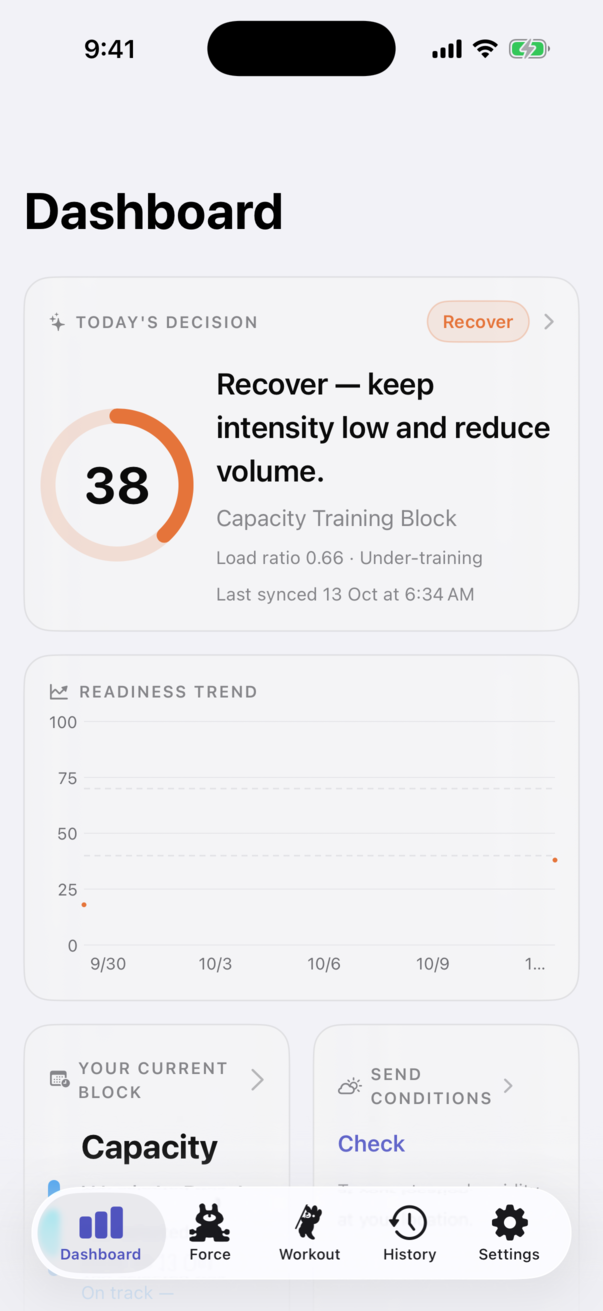
#> input picture design-output/1028/screens/before/17pro/before-dashboard-light.png, 603 x 1311 px; its folder holds only this picture in this run
$ python sheets.py
#> lines starting #> are read from the running program, lines starting #| are printed output that depends on the picture
#!/usr/bin/env python3
"""#1028 — labelled before/after comparison sheets from the captured screens.

Reads  design-output/1028/screens/{before,after}/<device>/<label>-<state>-<scheme>.png
Writes design-output/1028/sheets/<device>-<state>.png
       (before dark | after dark | before light | after light; a state with
       no before capture — new F5 tabs — renders after-only)
and    design-output/1028/sheets/<device>-overview-<scheme>.png (every after
       state of one device, one row, for a quick phone read).

Deterministic: fixed layout, fixed font, PNG without timestamps. Usage
(repo root): python3 design-output/1028/tools/sheets.py
"""
import os
import re
import sys

from PIL import Image, ImageDraw, ImageFont, PngImagePlugin

ROOT = os.path.abspath(os.path.join(os.path.dirname(__file__), "..", "..", ".."))
BASE = os.path.join(ROOT, "design-output", "1028")
SCREENS = os.path.join(BASE, "screens")
SHEETS = os.path.join(BASE, "sheets")

BG = (0x2A, 0x2B, 0x33)
INK = (0xF4, 0xF4, 0xF8)
MUTED = (0xB9, 0xBA, 0xC6)
TILE_W = {"17pro": 430, "se": 375, "watch": 260}
PAD = 22
HEAD = 64
CAP = 34

STATE_TITLES = {
    "force-disconnected": "Force · disconnected",
    "force-guided-idle": "Force · connected, Guided, nothing armed",
    "force-guided-armed": "Force · connected, Guided, armed",
    "force-recording": "Force · recording",
    "force-handsfree-armed": "Force · connected, Hands-free, armed (waiting for pull)",
    "force-interrupted": "Force · interrupted (F3)",
    "force-guided-armed-bottom": "Force · scrolled to end (F5)",
    "dashboard": "Dashboard · readiness 38, load 0.66 (#1022/#1023)",
    "dashboard-bottom": "Dashboard · scrolled to end (F5)",
    "workout-bottom": "Workout · scrolled to end (F5)",
    "history-bottom": "History · scrolled to end (F5)",
    "settings-bottom": "Settings · scrolled to end (F5)",
    "watch-status": "Watch · Home / status",
    "watch-forceConnected-gauge": "Watch · Force gauge, connected",
    "watch-forceLive-gauge": "Watch · Force gauge, live pull",
}
ORDER = list(STATE_TITLES)


def font(size, bold=False):
    for path in (
        "/System/Library/Fonts/SFNS.ttf",
        "/System/Library/Fonts/Helvetica.ttc",
    ):
        if os.path.exists(path):
            f = ImageFont.truetype(path, size)
            if bold:
                try:
                    f.set_variation_by_name("Semibold")
                except (OSError, ValueError):
                    pass
            return f
    return ImageFont.load_default()


def index(version, device):
    """{(state, scheme): path} for one version/device. Watch is dark-only."""
    folder = os.path.join(SCREENS, version, device)
    found = {}
    if not os.path.isdir(folder):
        return found
    for name in sorted(os.listdir(folder)):
        m = re.match(rf"{version}-(.+?)(?:-(dark|light))?\.png$", name)
        if m:
            found[(m.group(1), m.group(2) or "dark")] = os.path.join(folder, name)
    return found


def tile(path, width):
    img = Image.open(path).convert("RGB")
    height = round(img.height * width / img.width)
    return img.resize((width, height), Image.LANCZOS)


def save(img, path):
    os.makedirs(os.path.dirname(path), exist_ok=True)
    img.save(path, optimize=True, pnginfo=PngImagePlugin.PngInfo())
    print(os.path.relpath(path, ROOT))


def compare(device, state, before, after):
    width = TILE_W[device]
    columns = []
    for scheme in ("dark", "light"):
        if (state, scheme) in before:
            columns.append((f"before · {scheme}", before[(state, scheme)]))
        if (state, scheme) in after:
            columns.append((f"after · {scheme}", after[(state, scheme)]))
    if not columns:
        return
    tiles = [(label, tile(path, width)) for label, path in columns]
    tile_h = max(t.height for _, t in tiles)
    sheet = Image.new("RGB", (PAD + len(tiles) * (width + PAD), HEAD + CAP + tile_h + PAD), BG)
    draw = ImageDraw.Draw(sheet)
    draw.text((PAD, 16), STATE_TITLES.get(state, state), fill=INK, font=font(26, bold=True))
    for i, (label, img) in enumerate(tiles):
        x = PAD + i * (width + PAD)
        draw.text((x, HEAD), label, fill=INK if label.startswith("after") else MUTED, font=font(19))
        sheet.paste(img, (x, HEAD + CAP))
    save(sheet, os.path.join(SHEETS, f"{device}-{state}.png"))


def overview(device, after):
    width = TILE_W[device] // 2 + 40
    for scheme in ("dark", "light"):
        states = [s for s in ORDER if (s, scheme) in after]
        if not states:
            continue
        tiles = [(s, tile(after[(s, scheme)], width)) for s in states]
        tile_h = max(t.height for _, t in tiles)
        sheet = Image.new("RGB", (PAD + len(tiles) * (width + PAD), HEAD + CAP * 2 + tile_h + PAD), BG)
        draw = ImageDraw.Draw(sheet)
        draw.text((PAD, 16), f"#1028 after · {device} · {scheme}", fill=INK, font=font(26, bold=True))
        for i, (state, img) in enumerate(tiles):
            x = PAD + i * (width + PAD)
            title = STATE_TITLES.get(state, state).split(" · ", 1)[-1]
            words, lines, line = title.split(), [], ""
            for word in words:
                if len(line) + len(word) > 24 and line:
                    lines.append(line)
                    line = word
                else:
                    line = f"{line} {word}".strip()
            lines.append(line)
            draw.text((x, HEAD - 4), "\n".join(lines[:2]), fill=MUTED, font=font(15), spacing=2)
            sheet.paste(img, (x, HEAD + CAP * 2))
        save(sheet, os.path.join(SHEETS, f"{device}-overview-{scheme}.png"))


def main():
    devices = [d for d in ("17pro", "se", "watch") if os.path.isdir(os.path.join(SCREENS, "after", d))]
    if not devices:
        sys.exit("no screens/after/<device> folders")
    for device in devices:
        before, after = index("before", device), index("after", device)
        states = sorted({s for s, _ in after} | {s for s, _ in before}, key=lambda s: (ORDER + [s]).index(s))
        for state in states:
            compare(device, state, before, after)
#> in compare, `tiles = [(label, tile(path, width)) for label, path in columns]`: tiles = 1 item
#> in compare, `tile_h = max(t.height for _, t in tiles)`: tile_h = 935
#> in compare, `sheet = Image.new("RGB", (PAD + len(tiles) * (width + PAD), HEAD + CAP..`:
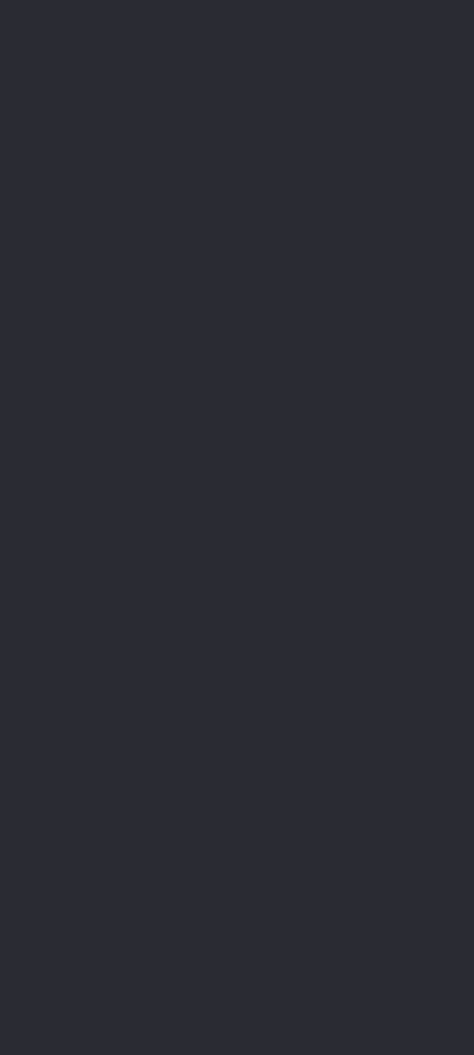
#> sheet: PIL image 474x1055 RGB; mean R, G, B 42, 43, 51
#> the loop in compare, `for i, (label, img) in enumerate(tiles):` made 1 pass
#> (label, x) on pass 1: ('before · light', 22)
#> after the loop in compare, `for i, (label, img) in enumerate(tiles):`:
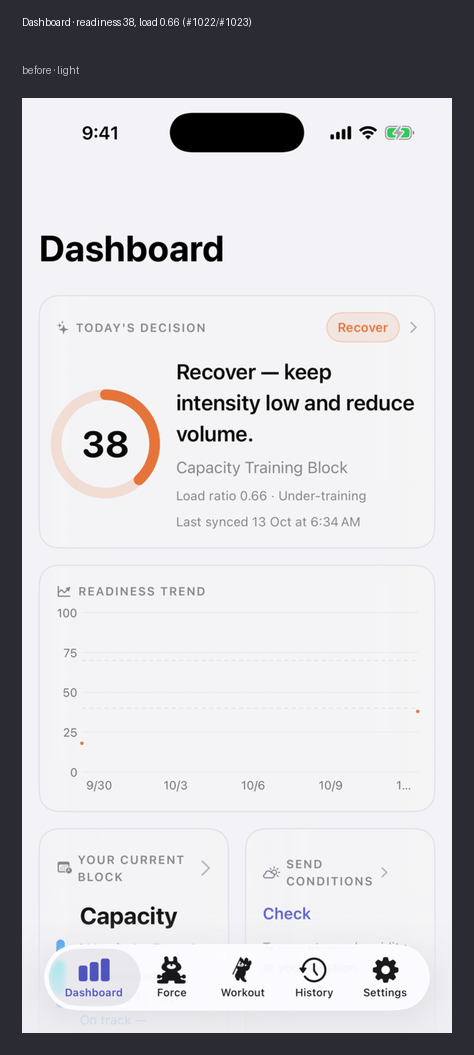
#> sheet: PIL image 474x1055 RGB; mean R, G, B 196.3, 196.1, 200
        overview(device, after)
#> pass 2 of the loop in main, `for device in devices:`:
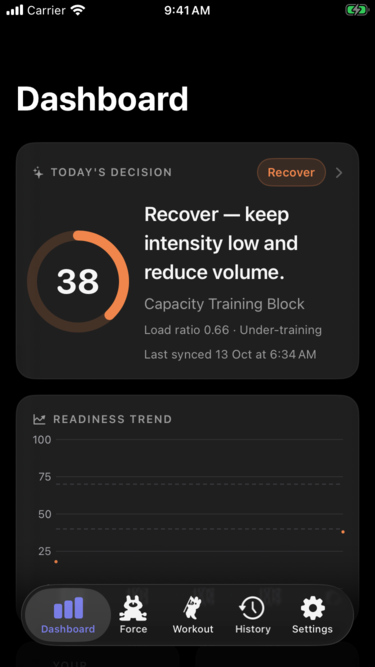
#> input picture design-output/1028/screens/before/se/before-dashboard-dark.png, 375 x 667 px
#> img: PIL image 375x667 RGB
#> tile_h = 667
#> in compare (call 2), `sheet = Image.new("RGB", (PAD + len(tiles) * (width + PAD), HEAD + CAP..`:
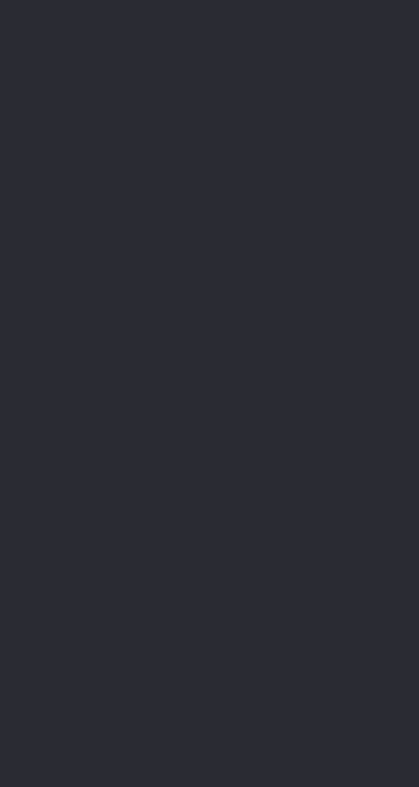
#> sheet: PIL image 419x787 RGB; mean R, G, B 42, 43, 51
#> the loop in compare (call 2), `for i, (label, img) in enumerate(tiles):` made 1 pass
#> after the loop in compare (call 2), `for i, (label, img) in enumerate(tiles):`:
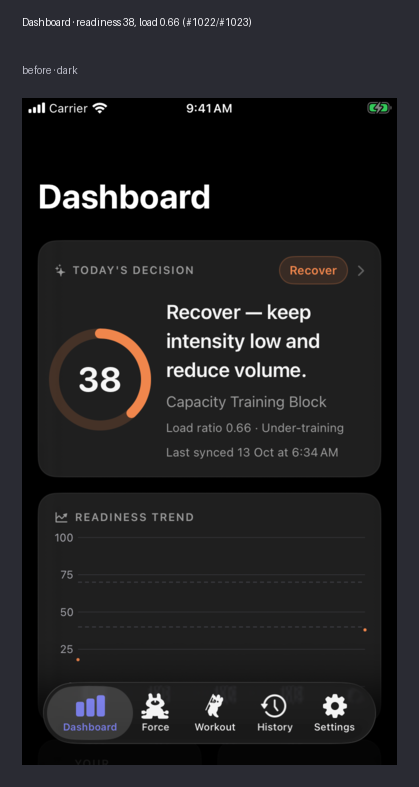
#> sheet: PIL image 419x787 RGB; mean R, G, B 33.2, 32.8, 34.6


if __name__ == "__main__":
    main()
